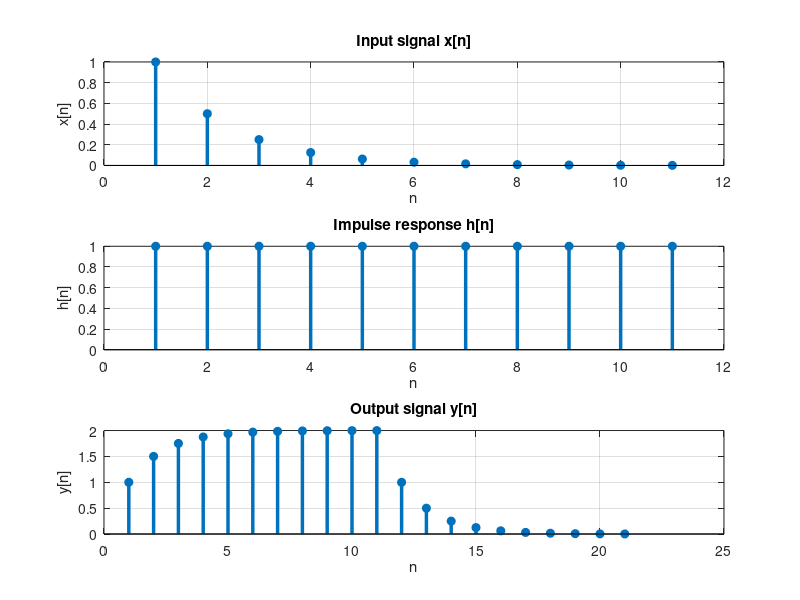

Reproduce this figure in MATLAB.
% x = [1, 0, 1, 1];
% h = [1, -1, 0, 1];
% y = conv(x, h);
% subplot(3, 1, 1)
% stem(x,'filled', "LineWidth", 2.5)
% title('Input signal x[n]')
% xlabel('n')
% ylabel('x[n]')
% grid on 
% subplot(3, 1, 2)
% stem(h, 'filled', "LineWidth", 2.5)
% title('Impulse response h[n]')
% xlabel('n')
% ylabel('h[n]')
% grid on 
% subplot(3, 1, 3)
% stem(y, 'filled', "LineWidth", 2.5)
% title('Output signal y[n]')
% xlabel('n')
% ylabel('y[n]')
% grid on 


n = 0:10;
x = 0.5.^n;
h = ones(1, 11);
y = conv(x, h);
subplot(3, 1, 1)
stem(x,'filled', "LineWidth", 2.5)
title('Input signal x[n]')
xlabel('n')
ylabel('x[n]')
grid on 
subplot(3, 1, 2)
stem(h, 'filled', "LineWidth", 2.5)
title('Impulse response h[n]')
xlabel('n')
ylabel('h[n]')
grid on 
subplot(3, 1, 3)
stem(y, 'filled', "LineWidth", 2.5)
title('Output signal y[n]')
xlabel('n')
ylabel('y[n]')
grid on 
